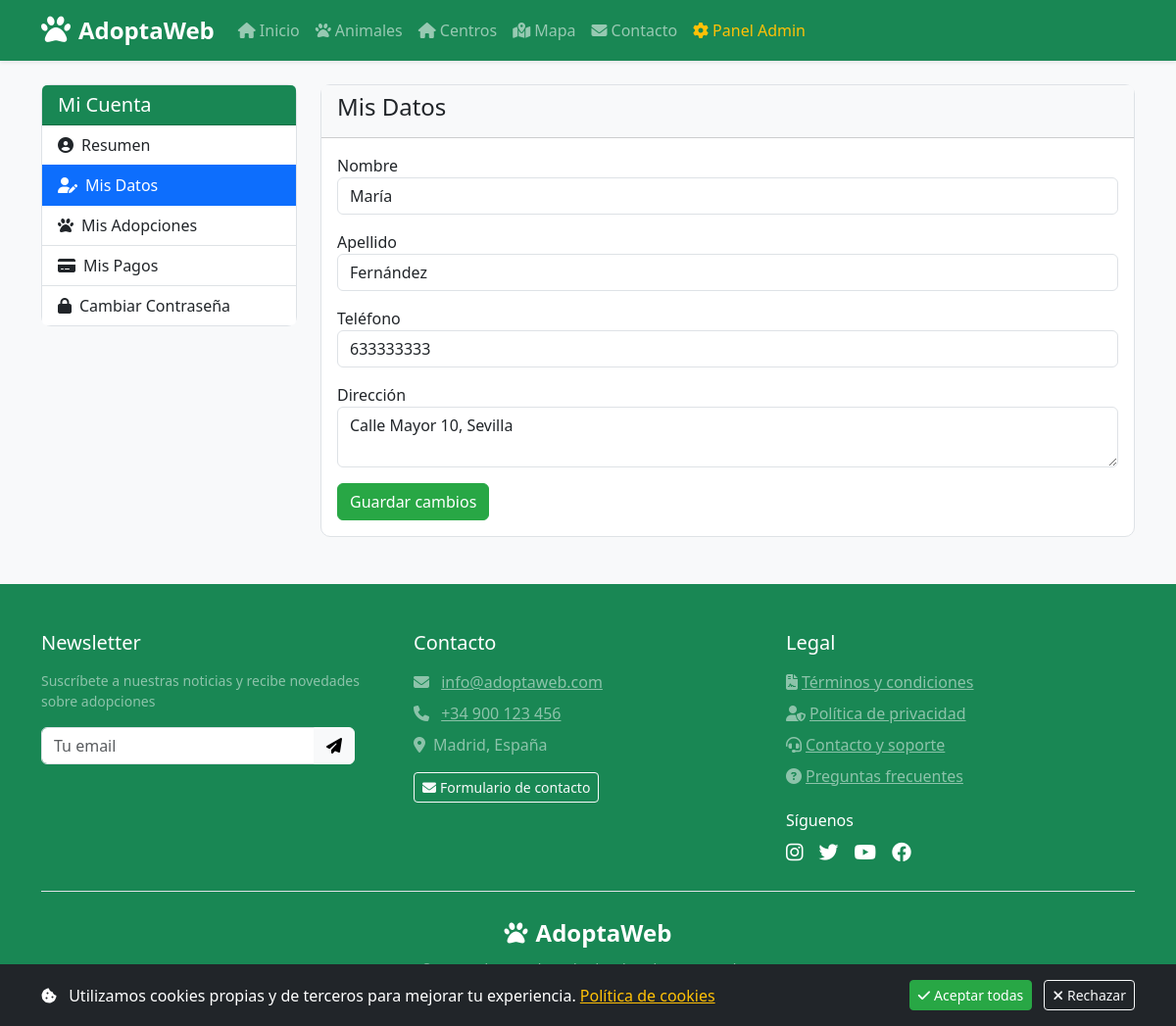
Screenshot of /perfil/mis-datos.php (signed in) with the database file from the repository.
### tables this page shows
CREATE TABLE `usuarios` (
  `id_usuario` int(11) NOT NULL,
  `nombre` varchar(100) NOT NULL,
  `apellido` varchar(100) DEFAULT NULL,
  `email` varchar(150) NOT NULL,
  `password_hash` varchar(255) NOT NULL,
  `telefono` varchar(20) DEFAULT NULL,
  `direccion` varchar(255) DEFAULT NULL,
  `fecha_registro` datetime DEFAULT current_timestamp(),
  `id_rol` int(11) DEFAULT 2
);

### includes/config.php (called while the page is built, shortened)
<?php
require_once ROOT_PATH . '/includes/conexion.php';
function estaLogueado() {
    return isset($_SESSION['user_id']);
}
function obtenerUsuario() {
    global $pdo;
    if (estaLogueado()) {
        $stmt = $pdo->prepare("SELECT * FROM usuarios WHERE id_usuario = ?");
        $stmt->execute([$_SESSION['user_id']]);
        return $stmt->fetch();
    }
    return null;
}
?>

### perfil/mis-datos.php (the view, shortened to what this page needs)
<?php
require_once '../includes/config.php';
$user = obtenerUsuario();
?>
<!DOCTYPE html>
<html lang="es">
<head>
    <?php include '../includes/header.php'; ?>
</head>
<body>
    <?php include '../includes/navbar.php'; ?>
    <div class="container mt-4">
        <div class="row">
            <div class="col-md-3">
                <?php include 'menu-lateral.php'; ?>
            </div>
            <div class="col-md-9">
                <div class="card">
                    <div class="card-header bg-light">
                        <h4>Mis Datos</h4>
                    </div>
                    <div class="card-body">
                        <form method="POST">
                            <div class="mb-3">
                                <label>Nombre</label>
                                <input type="text" name="nombre" class="form-control" value="<?= htmlspecialchars($user['nombre']) ?>" required>
                            </div>
                            <div class="mb-3">
                                <label>Apellido</label>
                                <input type="text" name="apellido" class="form-control" value="<?= htmlspecialchars($user['apellido']) ?>">
                            </div>
                            <div class="mb-3">
                                <label>Teléfono</label>
                                <input type="text" name="telefono" class="form-control" value="<?= htmlspecialchars($user['telefono']) ?>">
                            </div>
                            <div class="mb-3">
                                <label>Dirección</label>
                                <textarea name="direccion" class="form-control"><?= htmlspecialchars($user['direccion']) ?></textarea>
                            </div>
                            <button type="submit" class="btn btn-success">Guardar cambios</button>
                        </form>
                    </div>
                </div>
            </div>
        </div>
    </div>
    <?php include '../includes/footer.php'; ?>
</body>
</html>

### css/styles.css (style rules this page uses)
:root { --primary-color: #28a745; --secondary-color: #218838; --light-bg: #f8f9fa; --dark-bg: #343a40; }
body { font-family: 'Segoe UI', Tahoma, Geneva, Verdana, sans-serif; background-color: #f8f9fa; }
.card { border-radius: 10px; border: 1px solid #dee2e6; transition: transform 0.3s, box-shadow 0.3s; }
.btn-success { background-color: var(--primary-color); border-color: var(--primary-color); }

### rows the page displays
usuarios: nombre "María", apellido "Fernández", telefono "633333333", direccion "Calle Mayor 10, Sevilla"
